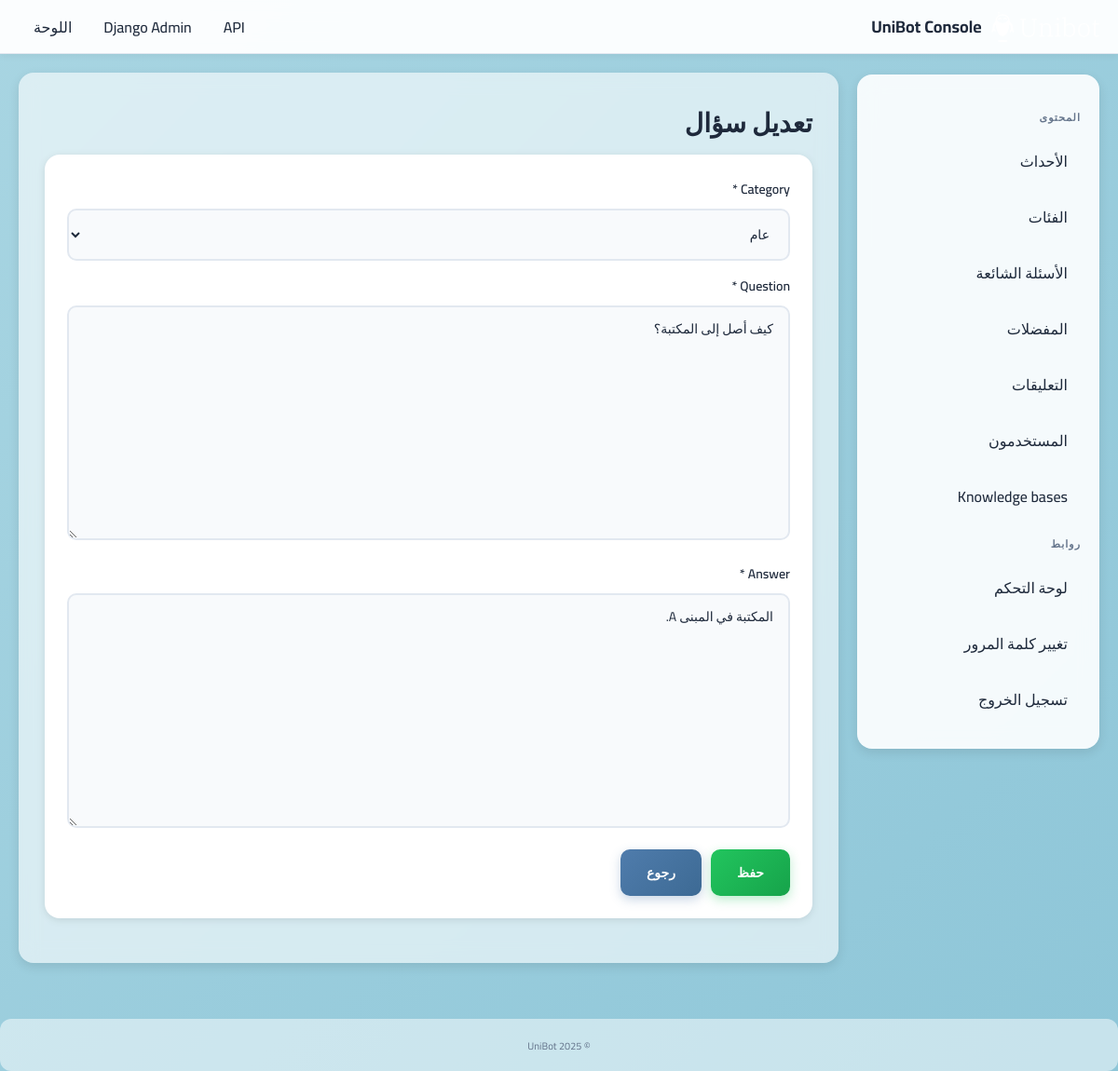
The page /faqs/1bb04d16f603464d94d351302a3b0e47/edit/ (signed in) on the database its author committed.
### core/models.py (models this page shows, shortened)
class FAQ(models.Model):
    id = models.UUIDField(primary_key=True, default=uuid.uuid4, editable=False)  # _id: UUID
    question = models.TextField()  # question: text
    answer = models.TextField()    # answer: text
    category = models.ForeignKey(Category, on_delete=models.CASCADE, related_name='faqs')  # category_id -> Category (ForeignKey)
    updated_by = models.ForeignKey(CustomUser, on_delete=models.SET_NULL, null=True, blank=True, related_name='updated_faqs')  # updated_by -> User
    created_at = models.DateTimeField(auto_now_add=True)  # created_at
    updated_at = models.DateTimeField(auto_now=True)  # updated_at
    class Meta:
        verbose_name = 'سؤال شائع'
        verbose_name_plural = 'أسئلة شائعة'
        ordering = ['-updated_at']  # ترتيب أحدث أولاً (Latest first)

### custom_admin/views.py (the view)
# urls.py: path("faqs/<str:pk>/edit/", views.faq_edit, name="faqs_edit"),
@staff_member_required
def faq_edit(request, pk):
    obj = get_object_or_404(FAQ, pk=pk)
    if request.method == "POST":
        form = FAQForm(request.POST, instance=obj)
        if form.is_valid():
            faq = form.save(commit=False)
            faq.updated_by = request.user
            faq.save(); messages.success(request,"تم تحديث السؤال.")
            return redirect("custom_admin:faqs_list")
    else:
        form = FAQForm(instance=obj)
    return render(request, "custom_admin/form.html", {"title":"تعديل سؤال","form":form,"back_url":"custom_admin:faqs_list"})

### custom_admin/forms.py
class FAQForm(forms.ModelForm):
    class Meta:
        model = FAQ
        fields = ["category", "question", "answer"]

### core/models.py (called while the page is built)
    def __str__(self):
        return self.name

### custom_admin/templates/custom_admin/form.html (shortened to what this page needs)
{% extends "custom_admin/base.html" %}
{% block content %}
  <h1 class="title">{{ title }}</h1>
  <form class="form card" method="post" enctype="multipart/form-data" style="display:flex;flex-direction:column;gap:14px">
    {% for field in form %}
      <div class="form-field">
        <label>{{ field.label }}{% if field.field.required %} *{% endif %}</label>
        {{ field }}
      </div>
    {% endfor %}
    <div style="display:flex;gap:10px">
      <button class="btn primary" type="submit">حفظ</button>
      {% if back_url %}<a class="btn ghost" href="{% url back_url %}">رجوع</a>{% endif %}
    </div>
  </form>
{% endblock %}

### custom_admin/static/custom_admin/css/admin.css (style rules this page uses)
:root { --bg-gradient-start: #a8d5e2; --bg-gradient-end: #8ec6d8; --card-bg: #ffffff; --text-dark: #1e293b; --text-muted: #64748b; --primary: #4f7cac; --primary-hover: #3d6a94; --success: #22c55e; --danger: #ef4444; --warning: #f59e0b; --border: #e2e8f0; --input-bg: #f8fafc; --shadow: rgba(0, 0, 0, 0.1); }
* { box-sizing: border-box; margin: 0; padding: 0; }
html, body { margin: 0; padding: 0; background: linear-gradient(135deg, var(--bg-gradient-start) 0%, var(--bg-gradient-end) 100%); background-attachment: fixed; color: var(--text-dark); font-family: "Cairo", system-ui, "Segoe UI", Roboto, Arial, sans-serif; direction: rtl; min-height: 100vh; }
a { color: var(--primary); text-decoration: none; transition: color 0.2s ease; }
.card { background: var(--card-bg); border-radius: 16px; padding: 24px; margin-bottom: 20px; box-shadow: 0 2px 8px var(--shadow); }
.title { margin: 0 0 8px; font-size: 28px; color: var(--text-dark); font-weight: 700; }
form { background: var(--card-bg); border-radius: 16px; padding: 28px; margin-bottom: 20px; box-shadow: 0 2px 8px var(--shadow); }
form label { display: block; margin-bottom: 8px; color: var(--text-dark); font-size: 14px; font-weight: 600; }
form input[type="text"], form input[type="email"], form input[type="password"], form input[type="number"], form input[type="date"], form input[type="datetime-local"], form input[type="url"], form input[type="time"], form select, form textarea { width: 100%; padding: 12px 16px; font-size: 14px; font-family: 'Cairo', sans-serif; color: var(--text-dark); background-color: var(--input-bg); border: 2px solid var(--border); border-radius: 10px; transition: all 0.3s ease; text-align: right; direction: rtl; }
form input::placeholder, form textarea::placeholder { color: var(--text-muted); opacity: 0.7; }
form textarea { min-height: 120px; resize: vertical; line-height: 1.6; }
form button, form input[type="submit"], .btn { padding: 12px 28px; font-size: 14px; font-weight: 600; font-family: 'Cairo', sans-serif; color: #ffffff; background: linear-gradient(135deg, var(--primary) 0%, var(--primary-hover) 100%); border: none; border-radius: 10px; cursor: pointer; transition: all 0.3s ease; display: inline-block; text-align: center; box-shadow: 0 4px 12px rgba(79, 124, 172, 0.3); }
.btn-save, button[type="submit"] { background: linear-gradient(135deg, var(--success) 0%, #16a34a 100%); box-shadow: 0 4px 12px rgba(34, 197, 94, 0.3); }

### rows shown on the page
FAQ: form "عام" "كيف أصل إلى المكتبة؟" "المكتبة في المبنى A."

### other values the page prints
{{ title }} "تعديل سؤال"
{{ field.label }} "Category"
